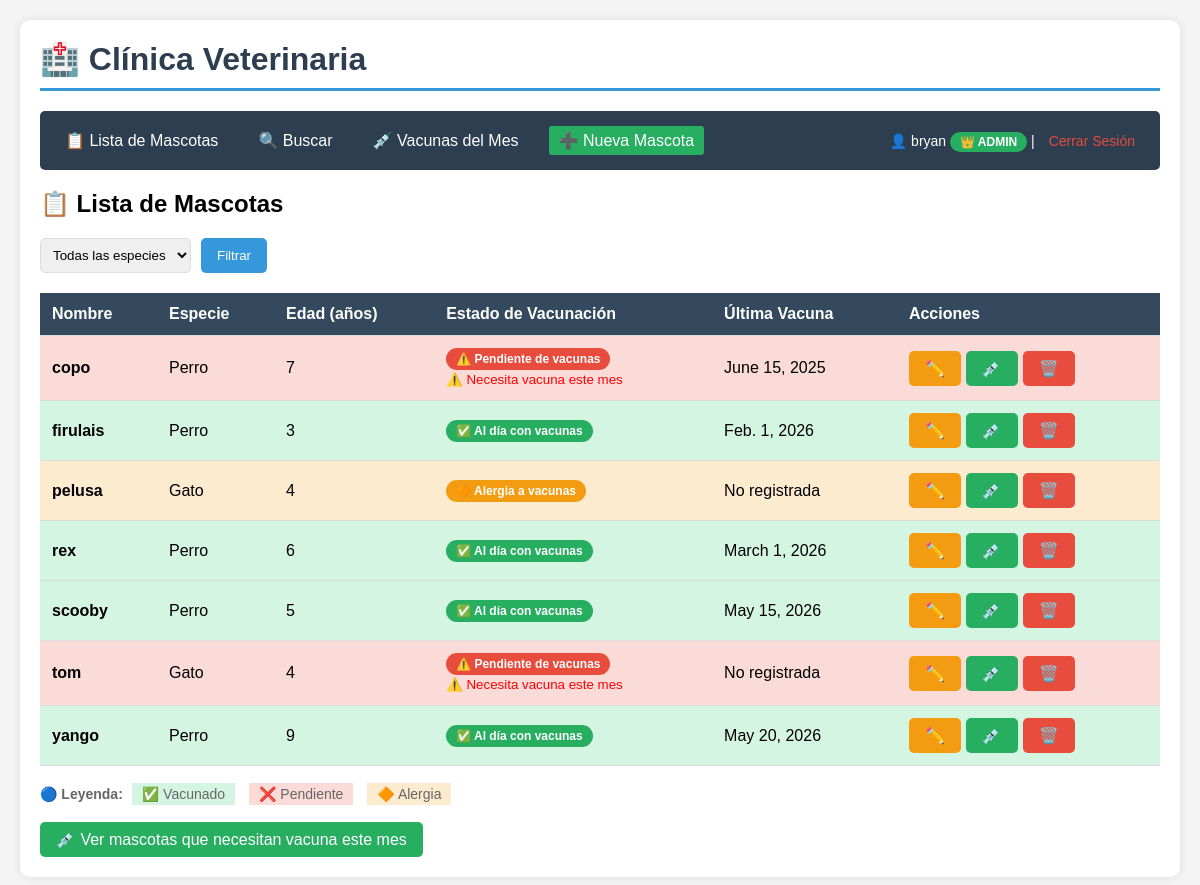
The app's page / (signed in) with its own data.
### mascotas/models.py (models this page shows, shortened)
class Mascota(models.Model):
    ESPECIE_CHOICES = [
        ('perro', 'Perro'),
        ('gato', 'Gato'),
        ('conejo', 'Conejo'),
        ('loro', 'Loro'),
        ('hamster', 'Hámster'),
        ('pez', 'Pez'),
        ('otro', 'Otro'),
    ]
    VACUNACION_CHOICES = [
        ('al_dia', '✅ Al día con vacunas'),
        ('pendiente', '⚠️ Pendiente de vacunas'),
        ('alergia', '🔶 Alergia a vacunas'),
    ]
    nombre = models.CharField(max_length=100, help_text="Nombre de la mascota")
    especie = models.CharField(max_length=20, choices=ESPECIE_CHOICES, default='perro')
    edad = models.PositiveIntegerField(help_text="Edad en años")
    estado_vacunacion = models.CharField(
        max_length=20,
        choices=VACUNACION_CHOICES,
        default='pendiente'
    )
    fecha_ultima_vacuna = models.DateField(null=True, blank=True)
    fecha_creacion = models.DateTimeField(auto_now_add=True)
    fecha_actualizacion = models.DateTimeField(auto_now=True)
    def necesita_vacuna_este_mes(self):
        if self.estado_vacunacion == 'al_dia':
            return False
        if not self.fecha_ultima_vacuna:
            return self.estado_vacunacion == 'pendiente'
        hoy = date.today()
        meses = (hoy.year - self.fecha_ultima_vacuna.year) * 12 + (hoy.month - self.fecha_ultima_vacuna.month)
        return meses >= 11 and self.estado_vacunacion == 'pendiente'

### mascotas/views.py (the view)
# urls.py: path('', lambda request: redirect('lista_mascotas'), name='home'),
@login_required
def lista_mascotas(request):
    mascotas = Mascota.objects.all().order_by('nombre')
    especie_filtro = request.GET.get('especie', '').strip().lower()
    if especie_filtro:
        mascotas = mascotas.filter(especie__iexact=especie_filtro)
    especies = Mascota.ESPECIE_CHOICES
    context = {
        'mascotas': mascotas,
        'especies': especies,
        'especie_seleccionada': especie_filtro,
        'es_admin': request.user.is_superuser or request.user.is_staff,
    }
    return render(request, 'mascotas/lista.html', context)

### mascotas/templates/mascotas/lista.html (shortened to what this page needs)
{% extends 'mascotas/base.html' %}
{% block content %}
<h2>📋 Lista de Mascotas</h2>
<div class="filtros">
    <form method="GET" style="display: flex; gap: 10px; flex-wrap: wrap;">
        <select name="especie">
            <option value="">Todas las especies</option>
        </select>
        <button type="submit" class="btn">Filtrar</button>
    </form>
</div>
<table>
    <thead>
        <tr>
            <th>Nombre</th>
            <th>Especie</th>
            <th>Edad (años)</th>
            <th>Estado de Vacunación</th>
            <th>Última Vacuna</th>
            <th>Acciones</th>
        </tr>
    </thead>
    <tbody>
        {% for mascota in mascotas %}
            <tr class="
                {% if mascota.estado_vacunacion == 'al_dia' %}vacunado-verde
                {% elif mascota.estado_vacunacion == 'pendiente' %}vacunado-rojo
                {% elif mascota.estado_vacunacion == 'alergia' %}vacunado-amarillo
                {% endif %}
            ">
                <td><strong>{{ mascota.nombre }}</strong></td>
                <td>{{ mascota.get_especie_display }}</td>
                <td>{{ mascota.edad }}</td>
                <td>
                    <span class="estado-badge
                        {% if mascota.estado_vacunacion == 'al_dia' %}estado-verde
                        {% elif mascota.estado_vacunacion == 'pendiente' %}estado-rojo
                        {% elif mascota.estado_vacunacion == 'alergia' %}estado-amarillo
                        {% endif %}
                    ">
                        {{ mascota.get_estado_vacunacion_display }}
                    </span>
                    {% if mascota.necesita_vacuna_este_mes %}
                        <br><small style="color: red;">⚠️ Necesita vacuna este mes</small>
                    {% endif %}
                </td>
                <td>{{ mascota.fecha_ultima_vacuna|default:"No registrada" }}</td>
                <td>
                    <div class="acciones">
                        {% if user.is_superuser or user.is_staff %}
                            <a href="{% url 'editar_mascota' mascota.pk %}" class="btn btn-warning" title="Editar">✏️</a>
                            <a href="{% url 'actualizar_vacunacion' mascota.pk %}" class="btn btn-success" title="Actualizar ">💉</a>
                            <a href="{% url 'eliminar_mascota' mascota.pk %}" class="btn btn-danger" title="Eliminar">🗑️</a>
                        {% endif %}
                    </div>
                </td>
            </tr>
        {% endfor %}
    </tbody>
</table>
<div style="margin-top: 20px; font-size: 14px; color: #666;">
    <span>🔵 <strong>Leyenda:</strong></span>
    <span style="background: #d5f5e3; padding: 3px 10px; margin: 0 5px;">✅ Vacunado</span>
    <span style="background: #fadbd8; padding: 3px 10px; margin: 0 5px;">❌ Pendiente</span>
    <span style="background: #fdebd0; padding: 3px 10px; margin: 0 5px;">🔶 Alergia</span>
</div>
<div style="margin-top: 20px;">
    <a href="{% url 'vacunas_mes' %}" class="btn btn-success">💉 Ver mascotas que necesitan vacuna este mes</a>
</div>
{% endblock %}

### mascotas/templates/mascotas/base.html (shortened to what this page needs)
<!DOCTYPE html>
<html lang="es">
<head>
</head>
<body>
    <div class="container">
        <h1>🏥 Clínica Veterinaria</h1>
        <div class="navbar">
            <a href="{% url 'lista_mascotas' %}">📋 Lista de Mascotas</a>
            <a href="{% url 'buscar_mascota' %}">🔍 Buscar</a>
            <a href="{% url 'vacunas_mes' %}">💉 Vacunas del Mes</a>
            {% if user.is_authenticated %}
            {% if user.is_superuser or user.is_staff %}
            <a href="{% url 'crear_mascota' %}" style="background: #27ae60;">➕ Nueva Mascota</a>
            {% endif %}
            <span class="user-info">
                👤 {{ user.username }}
                {% if user.is_superuser or user.is_staff %}
                <span
                    style="background: #27ae60; padding: 3px 10px; border-radius: 12px; font-size: 12px; font-weight: bold;">👑
                    ADMIN</span>
                {% else %}
                <span
                    style="background: #3498db; padding: 3px 10px; border-radius: 12px; font-size: 12px; font-weight: bold;">🩺
                    VETERINARIO</span>
                {% endif %}
                | <a href="{% url 'cerrar_sesion' %}" style="color: #e74c3c;">Cerrar Sesión</a>
            </span>
            {% else %}
            <a href="{% url 'iniciar_sesion' %}" style="background: #3498db;">Iniciar Sesión</a>
            {% endif %}
        </div>
        {% block content %}
        {% endblock %}
    </div>
</body>
</html>

### mascotas/templates/mascotas/base.html (style rules this page uses)
* { margin: 0; padding: 0; box-sizing: border-box; }
body { font-family: Arial, sans-serif; background: #f4f4f4; padding: 20px; }
.container { max-width: 1200px; margin: 0 auto; background: white; padding: 20px; border-radius: 10px; box-shadow: 0 0 10px rgba(0, 0, 0, 0.1); }
h1 { color: #2c3e50; border-bottom: 3px solid #3498db; padding-bottom: 10px; margin-bottom: 20px; }
.navbar { background: #2c3e50; color: white; padding: 15px; border-radius: 5px; margin-bottom: 20px; display: flex; gap: 20px; flex-wrap: wrap; align-items: center; }
.navbar a { color: white; text-decoration: none; padding: 5px 10px; border-radius: 3px; transition: background 0.3s; }
.navbar .user-info { margin-left: auto; font-size: 14px; }
.btn { display: inline-block; padding: 8px 16px; background: #3498db; color: white; text-decoration: none; border-radius: 5px; border: none; cursor: pointer; transition: background 0.3s; }
.btn-danger { background: #e74c3c; }
.btn-success { background: #27ae60; }
.btn-warning { background: #f39c12; }
table { width: 100%; border-collapse: collapse; margin-top: 20px; }
th, td { padding: 12px; text-align: left; border-bottom: 1px solid #ddd; }
th { background: #34495e; color: white; }
.vacunado-verde { background-color: #d5f5e3 !important; }
.vacunado-rojo { background-color: #fadbd8 !important; }
.vacunado-amarillo { background-color: #fdebd0 !important; }
.estado-badge { display: inline-block; padding: 4px 10px; border-radius: 15px; color: white; font-size: 12px; font-weight: bold; }
.estado-verde { background: #27ae60; }
.estado-rojo { background: #e74c3c; }
.estado-amarillo { background: #f39c12; }
.filtros { margin: 20px 0; display: flex; gap: 10px; flex-wrap: wrap; align-items: center; }
.filtros select, .filtros input { padding: 8px; border: 1px solid #ddd; border-radius: 5px; }
.acciones { display: flex; gap: 5px; flex-wrap: wrap; }

### records on screen
Mascota: nombre "copo", especie "Perro", edad "7", estado_vacunacion "⚠️ Pendiente de vacunas", shows "⚠️ Necesita vacuna este mes", fecha_ultima_vacuna "June 15, 2025"
Mascota: nombre "firulais", especie "Perro", edad "3", estado_vacunacion "✅ Al día con vacunas", fecha_ultima_vacuna "Feb. 1, 2026"
Mascota: nombre "pelusa", especie "Gato", edad "4", estado_vacunacion "🔶 Alergia a vacunas", fecha_ultima_vacuna "No registrada"
Mascota: nombre "rex", especie "Perro", edad "6", estado_vacunacion "✅ Al día con vacunas", fecha_ultima_vacuna "March 1, 2026"
Mascota: nombre "scooby", especie "Perro", edad "5", estado_vacunacion "✅ Al día con vacunas", fecha_ultima_vacuna "May 15, 2026"
Mascota: nombre "tom", especie "Gato", edad "4", estado_vacunacion "⚠️ Pendiente de vacunas", shows "⚠️ Necesita vacuna este mes", fecha_ultima_vacuna "No registrada"
Mascota: nombre "yango", especie "Perro", edad "9", estado_vacunacion "✅ Al día con vacunas", fecha_ultima_vacuna "May 20, 2026"

### other values on screen
{{ user.username }} "bryan"
